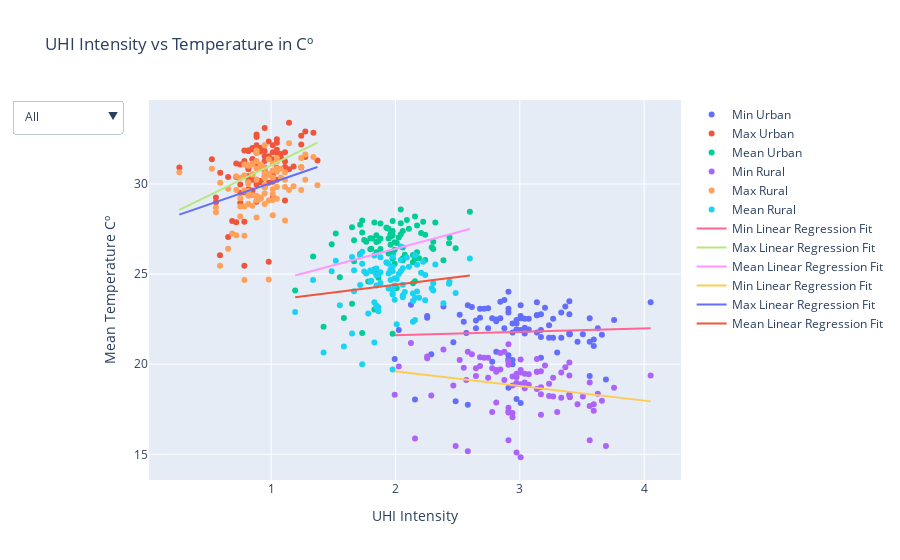

Source (notebook cell):
### Code cell
fig = go.Figure()

# Section for Urban vs UHI Intensity
fig.add_trace(go.Scatter(x=df_min["Mean"], y=urban_summer_df_min["Mean"],
                    mode='markers',
                    name='Min Urban'))
fig.add_trace(go.Scatter(x= df_max["Mean"], y=urban_summer_df_max["Mean"],
                    mode='markers',
                    name='Max Urban'))
fig.add_trace(go.Scatter(x=df_mean["Mean"], y=urban_summer_df_mean["Mean"],
                    mode='markers',
                    name='Mean Urban'))

# Section for Rural vs UHI Intensity
fig.add_trace(go.Scatter(x=df_min["Mean"], y=rural_summer_df_min["Mean"],
                    mode='markers',
                    name='Min Rural'))
fig.add_trace(go.Scatter(x= df_max["Mean"], y=rural_summer_df_max["Mean"],
                    mode='markers',
                    name='Max Rural'))
fig.add_trace(go.Scatter(x=df_mean["Mean"], y=rural_summer_df_mean["Mean"],
                    mode='markers',
                    name='Mean Rural'))

fig.add_trace(go.Line(x=x_min_urban, y=y_urban_min,
                    mode='lines',
                    name='Min Linear Regression Fit'))
fig.add_trace(go.Line(x=x_max_urban, y=y_urban_max,
                    mode='lines',
                    name='Max Linear Regression Fit'))
fig.add_trace(go.Line(x=x_mean_urban, y=y_urban_mean,
                    mode='lines',
                    name='Mean Linear Regression Fit'))
fig.add_trace(go.Line(x=x_min_rural, y=y_rural_min,
                    mode='lines',
                    name='Min Linear Regression Fit'))
fig.add_trace(go.Line(x=x_max_rural, y=y_rural_max,
                    mode='lines',
                    name='Max Linear Regression Fit'))
fig.add_trace(go.Line(x=x_mean_rural, y=y_rural_mean,
                    mode='lines',
                    name='Mean Linear Regression Fit'))


fig.update_layout(
    updatemenus=[
        dict(
            active=0,
            buttons=list([
                dict(label="All",
                     method="update",
                     args=[{"visible": [True, True, True, True, True, True, False, False, False, False, False, False]},
                           {"title": "UHI Intensity vs Temperature Cº in Urban area",
                            "annotations": []}]),
                dict(label="Min Urban",
                     method="update",
                     args=[{"visible": [True, False, False, False, False, False, True, False, False, False, False, False]},
                           {"title": "UHI Intensity vs Temperature Cº for Minimum Values in Urban area",
                            "annotations": []}]),
                dict(label="Max Urban",
                     method="update",
                     args=[{"visible": [False, True, False, False, False, False, False, True, False, False, False, False]},
                           {"title": "UHI Intensity vs Temperature Cº for Maximum Values in Urban area",
                            "annotations": []}]),
                dict(label="Mean Urban",
                     method="update",
                     args=[{"visible": [False, False, True, False, False, False, False, False, True, False, False, False]},
                           {"title": "UHI Intensity vs Temperature Cº for Mean Values in Urban area",
                            "annotations": []}]),
                dict(label="Min Rural",
                     method="update",
                     args=[{"visible": [False, False, False, True, False, False, False, False, False, True, False, False]},
                           {"title": "UHI Intensity vs Temperature Cº for Minimum Values in Rural area",
                            "annotations": []}]),
                dict(label="Max Rural",
                     method="update",
                     args=[{"visible": [False, False, False, False, True, False, False, False, False, False, True, False]},
                           {"title": "UHI Intensity vs Temperature Cº for Maximum Values in Rural area",
                            "annotations": []}]),
                dict(label="Mean Rural",
                     method="update",
                     args=[{"visible": [False, False, False, False, False, True, False, False, False, False, False, True]},
                           {"title": "UHI Intensity vs Temperature Cº for Mean Values in Rural area",
                            "annotations": []}]),
            ]),
        )
    ])

fig.update_layout(title='UHI Intensity vs Temperature in Cº',
                   xaxis_title='UHI Intensity',
                   yaxis_title='Mean Temperature Cº')

fig.show()
